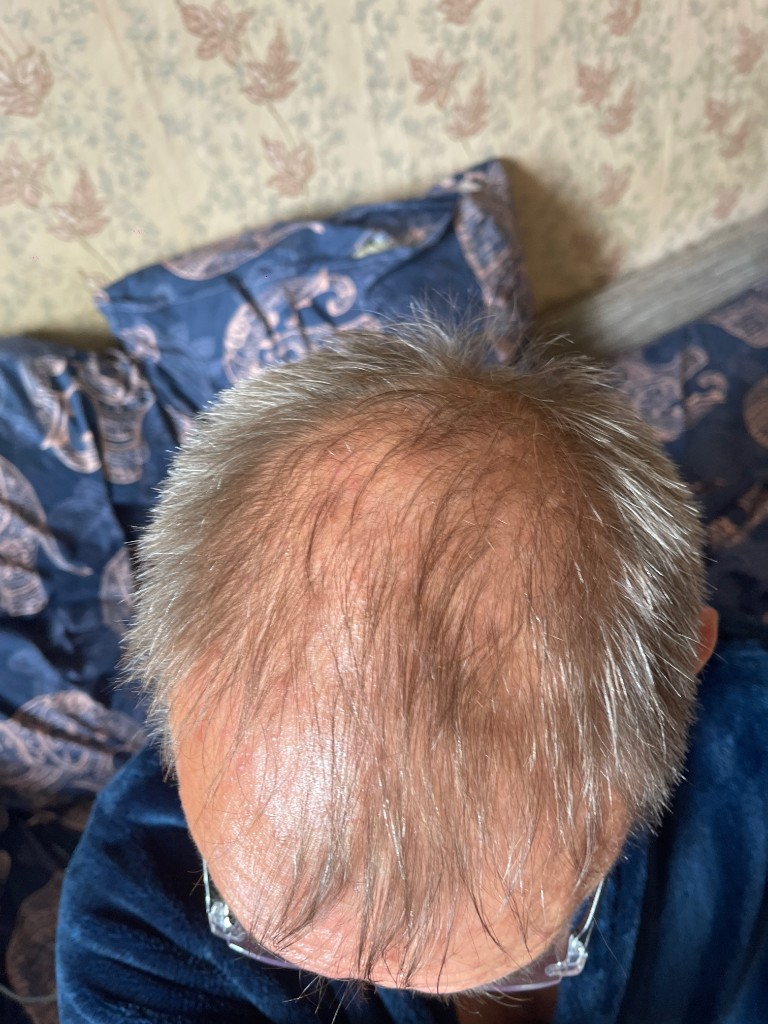
#> input picture backend/dataset/raw_scalp/c__Users_ZAIN_UL_ABIDIN_AppData_Roaming_Cursor_User_workspaceStorage_a02d7dd8180859a714e1377243bcec9a_images_eu.12853114-0db0-472d-8e1d-8b6d6fa55a6e-8df80c9a-ef05-4da0-9d49-f0ba52395390.png, 768 x 1024 px
$ python -i train_bald_model.py   (imports and definitions only)   (older library calls are emulated)
#> lines starting #> are read from the running program, lines starting #| are printed output that depends on the picture
#> further down, picture is the input picture: shape (1024, 768, 3); mean B, G, R 119.8, 123.1, 136.9
"""
Train a bald-ratio regressor from SAFE_HAIR dataset masks.

Dataset expected structure (example):
  Male/
    1/
      front_1.png
      top_1.png
      mask_front_1.png
      mask_top_1.png
    2/
    ...
    15/

Usage:
  python train_bald_model.py --dataset "d:\\Zain's DOCUMENT\\fyp\\SAFE_HAIR DATASET\\Male" --output "models/bald_regressor.joblib"

Or build from your own top-down scalp photos first:
  python build_scalp_dataset_from_raw.py --input datasets/scalp_topdown/raw --output datasets/scalp_topdown/structured/Male
  python train_bald_model.py --dataset datasets/scalp_topdown/structured/Male --output models/bald_regressor.joblib
"""
from __future__ import annotations

import argparse
from pathlib import Path
from typing import List, Tuple

import cv2
import joblib
import numpy as np
from sklearn.ensemble import RandomForestRegressor
from sklearn.model_selection import train_test_split
from sklearn.metrics import mean_absolute_error


def _extract_features(img_bgr: np.ndarray) -> np.ndarray:
    """Feature vector from a scalp image."""
    img = cv2.resize(img_bgr, (256, 256), interpolation=cv2.INTER_AREA)
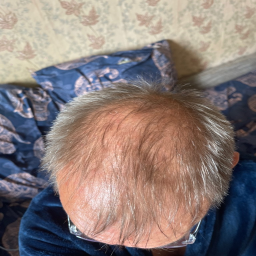
#> img: shape (256, 256, 3); mean B, G, R 119.8, 123.1, 136.9
    hsv = cv2.cvtColor(img, cv2.COLOR_BGR2HSV)
#> hsv: shape (256, 256, 3); mean H, S, V 50.6, 82.3, 148.7
    gray = cv2.cvtColor(img, cv2.COLOR_BGR2GRAY)
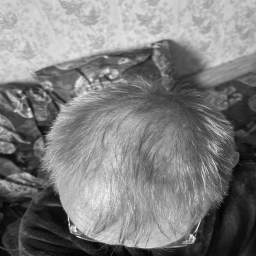
#> gray: shape (256, 256); min 4, max 254, mean 126.9

    # Color stats
    h_mean, s_mean, v_mean = [float(np.mean(hsv[:, :, i])) for i in range(3)]
#> h_mean = 50.61; s_mean = 82.3; v_mean = 148.7
    h_std, s_std, v_std = [float(np.std(hsv[:, :, i])) for i in range(3)]
#> h_std = 51.21; s_std = 54.36; v_std = 60.38
    g_mean = float(np.mean(gray))
#> g_mean = 126.9
    g_std = float(np.std(gray))
#> g_std = 61.06

    # Texture / edge stats
    lap_var = float(cv2.Laplacian(gray, cv2.CV_64F).var())
#> lap_var = 860.7
    edges = cv2.Canny(gray, 70, 140)
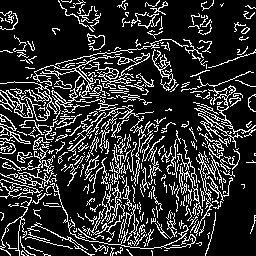
#> edges: shape (256, 256); 18.6% white in thin lines or dots
    edge_ratio = float(np.mean(edges > 0))
#> edge_ratio = 0.186

    # Bright scalp-like ratios by heuristic ranges
    bright_ratio = float(np.mean(gray > 160))
#> bright_ratio = 0.368
    mid_ratio = float(np.mean((gray > 100) & (gray <= 160)))
#> mid_ratio = 0.282
    dark_ratio = float(np.mean(gray <= 100))
#> dark_ratio = 0.35

    return np.array([
        h_mean, s_mean, v_mean,
        h_std, s_std, v_std,
        g_mean, g_std,
        lap_var, edge_ratio,
        bright_ratio, mid_ratio, dark_ratio,
    ], dtype=np.float32)


# [110 lines left out: functions _load_mask_ratio, _collect_samples, train, main, not called in this run]


# [2 lines not run here, left out]

>>> import cv2
>>> picture = cv2.imread('dataset/raw_scalp/c__Users_ZAIN_UL_ABIDIN_AppData_Roaming_Cursor_User_workspaceStorage_a02d7dd8180859a714e1377243bcec9a_images_eu.12853114-0db0-472d-8e1d-8b6d6fa55a6e-8df80c9a-ef05-4da0-9d49-f0ba52395390.png')
>>> result = _extract_features(picture)
#> result = [50.61, 82.3, 148.7, 51.21, 54.36, 60.38, 126.9, 61.06, 860.7, 0.186, 0.368, 0.282, 0.35]

$ run again, on backend/dataset/raw_scalp/c__Users_ZAIN_UL_ABIDIN_AppData_Roaming_Cursor_User_workspaceStorage_a02d7dd8180859a714e1377243bcec9a_images_eu.2377f98a-116a-496b-9274-441e9f41e2a7-53d510e7-5744-44f8-bd34-b1cd3165c035.png
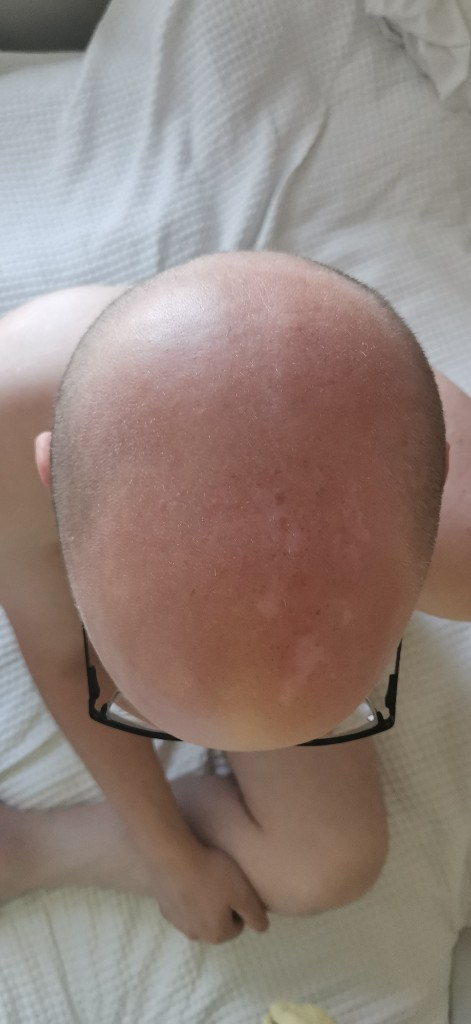
#> input picture backend/dataset/raw_scalp/c__Users_ZAIN_UL_ABIDIN_AppData_Roaming_Cursor_User_workspaceStorage_a02d7dd8180859a714e1377243bcec9a_images_eu.2377f98a-116a-496b-9274-441e9f41e2a7-53d510e7-5744-44f8-bd34-b1cd3165c035.png, 471 x 1024 px
#> picture is the input picture: shape (1024, 471, 3); mean B, G, R 124, 131.2, 146.2
#> hsv: shape (256, 256, 3); mean H, S, V 37.8, 52.1, 148.9
#> in _extract_features, `gray = cv2.cvtColor(img, cv2.COLOR_BGR2GRAY)`:
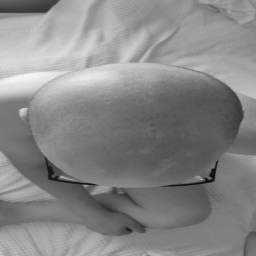
#> gray: shape (256, 256); min 16, max 245, mean 134.8
#> h_mean = 37.85; s_mean = 52.08; v_mean = 148.9
#> h_std = 43.9; s_std = 39.7; v_std = 33.11
#> g_mean = 134.8
#> g_std = 37.62
#> lap_var = 102.4
#> in _extract_features, `edges = cv2.Canny(gray, 70, 140)`:
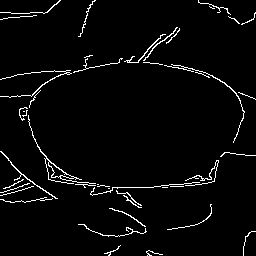
#> edges: shape (256, 256); 3.4% white in thin lines or dots
#> edge_ratio = 0.0339
#> bright_ratio = 0.256
#> mid_ratio = 0.538
#> dark_ratio = 0.206
#> result = [37.85, 52.08, 148.9, 43.9, 39.7, 33.11, 134.8, 37.62, 102.4, 0.0339, 0.256, 0.538, 0.206]

$ run again, on backend/dataset/raw_scalp/c__Users_ZAIN_UL_ABIDIN_AppData_Roaming_Cursor_User_workspaceStorage_a02d7dd8180859a714e1377243bcec9a_images_eu.304b0061-3171-44e5-81cf-46660cf81ac9-5374e552-5272-494b-90be-1b5397ff6b0d.png
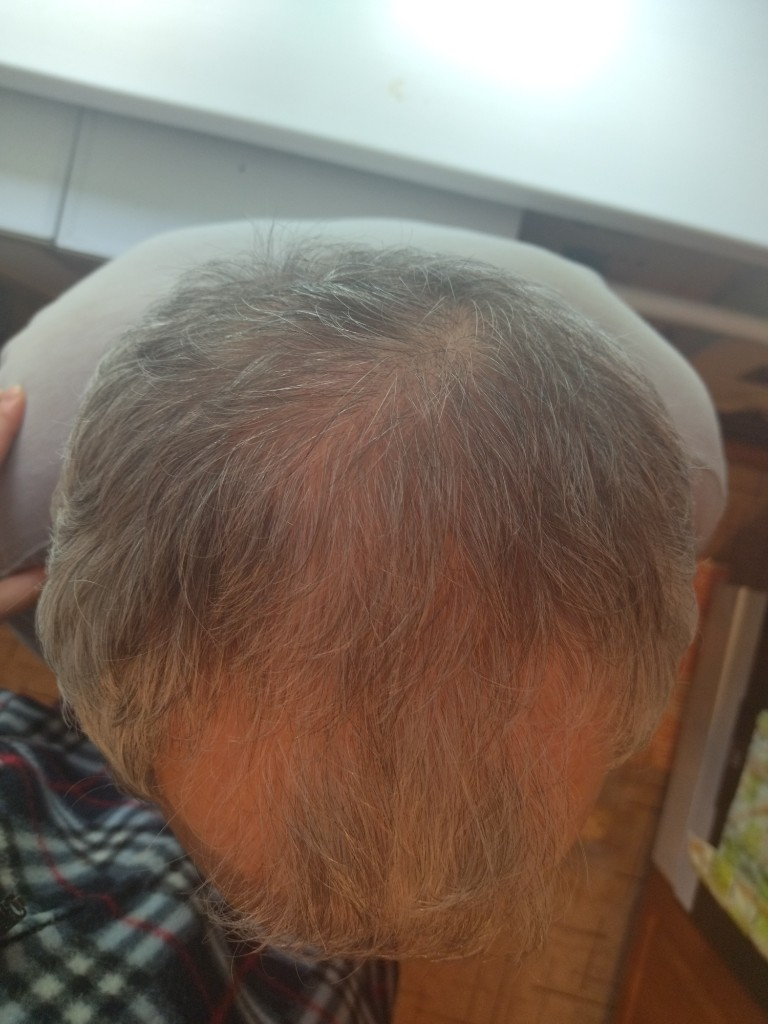
#> input picture backend/dataset/raw_scalp/c__Users_ZAIN_UL_ABIDIN_AppData_Roaming_Cursor_User_workspaceStorage_a02d7dd8180859a714e1377243bcec9a_images_eu.304b0061-3171-44e5-81cf-46660cf81ac9-5374e552-5272-494b-90be-1b5397ff6b0d.png, 768 x 1024 px
#> picture is the input picture: shape (1024, 768, 3); mean B, G, R 100, 111.9, 126.6
#> hsv: shape (256, 256, 3); mean H, S, V 35.2, 78.7, 131
#> in _extract_features, `gray = cv2.cvtColor(img, cv2.COLOR_BGR2GRAY)`:
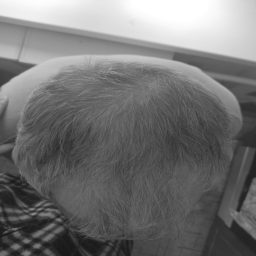
#> gray: shape (256, 256); min 23, max 255, mean 115
#> h_mean = 35.24; s_mean = 78.69; v_mean = 131
#> h_std = 35.31; s_std = 59.44; v_std = 54.24
#> g_mean = 115
#> g_std = 59.2
#> lap_var = 186.5
#> in _extract_features, `edges = cv2.Canny(gray, 70, 140)`:
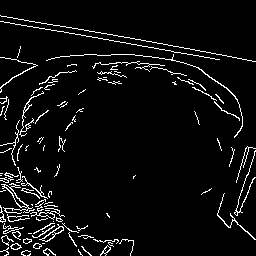
#> edges: shape (256, 256); 5.5% white in thin lines or dots
#> edge_ratio = 0.0546
#> bright_ratio = 0.203
#> mid_ratio = 0.205
#> dark_ratio = 0.592
#> result = [35.24, 78.69, 131, 35.31, 59.44, 54.24, 115, 59.2, 186.5, 0.0546, 0.203, 0.205, 0.592]

$ run again, on backend/dataset/raw_scalp/c__Users_ZAIN_UL_ABIDIN_AppData_Roaming_Cursor_User_workspaceStorage_a02d7dd8180859a714e1377243bcec9a_images_eu.43b1f497-0c6e-4b66-9a04-3f2c46c643c3-227a001f-2d1a-4695-a2e8-0a73699f0a63.png
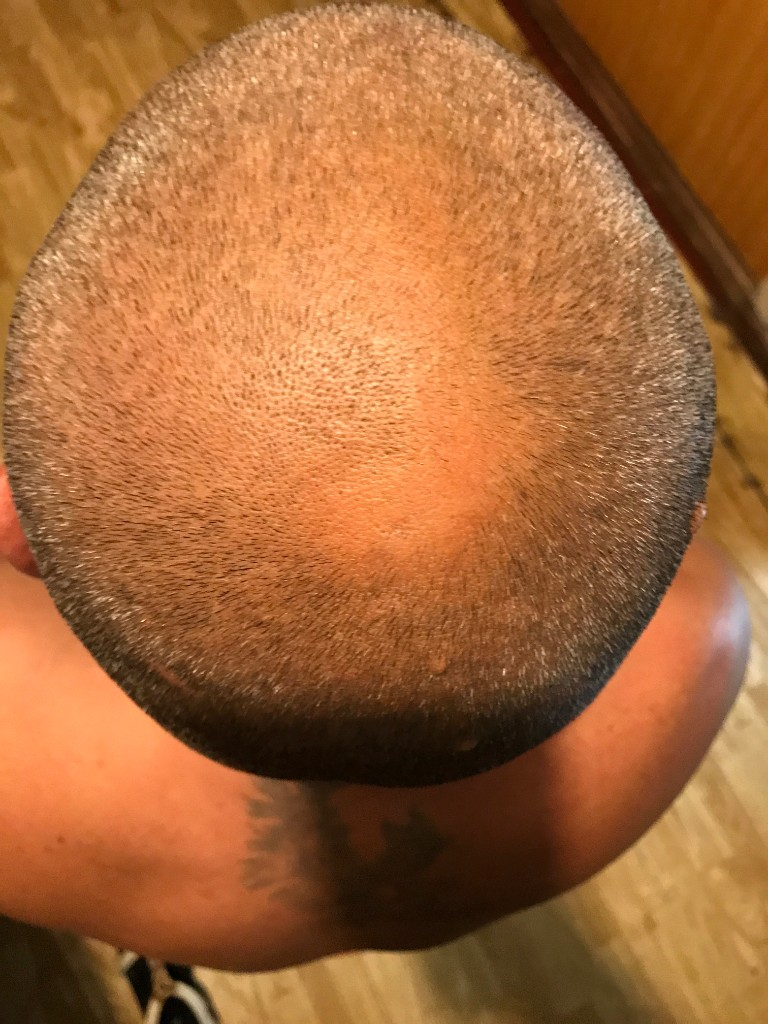
#> input picture backend/dataset/raw_scalp/c__Users_ZAIN_UL_ABIDIN_AppData_Roaming_Cursor_User_workspaceStorage_a02d7dd8180859a714e1377243bcec9a_images_eu.43b1f497-0c6e-4b66-9a04-3f2c46c643c3-227a001f-2d1a-4695-a2e8-0a73699f0a63.png, 768 x 1024 px
#> picture is the input picture: shape (1024, 768, 3); mean B, G, R 57.3, 104, 165.2
#> hsv: shape (256, 256, 3); mean H, S, V 13.5, 171.7, 165.2
#> in _extract_features, `gray = cv2.cvtColor(img, cv2.COLOR_BGR2GRAY)`:
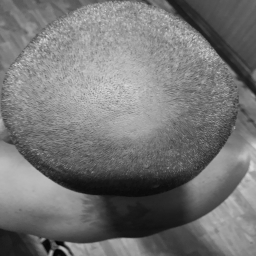
#> gray: shape (256, 256); min 2, max 220, mean 117
#> h_mean = 13.48; s_mean = 171.7; v_mean = 165.2
#> h_std = 6.24; s_std = 32.44; v_std = 62.26
#> g_mean = 117
#> g_std = 46.47
#> lap_var = 676.1
#> in _extract_features, `edges = cv2.Canny(gray, 70, 140)`:
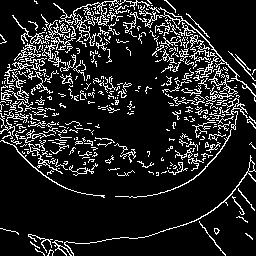
#> edges: shape (256, 256); 13.2% white in thin lines or dots
#> edge_ratio = 0.132
#> bright_ratio = 0.193
#> mid_ratio = 0.468
#> dark_ratio = 0.339
#> result = [13.48, 171.7, 165.2, 6.24, 32.44, 62.26, 117, 46.47, 676.1, 0.132, 0.193, 0.468, 0.339]
